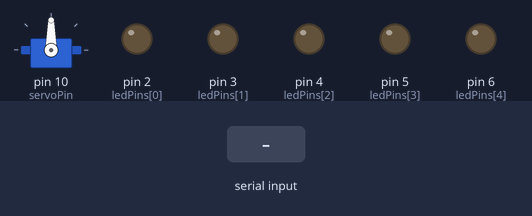
Bench run of a sketch on a simulated Arduino Uno, built with avr-gcc and run on an emulated ATmega328P. Shown: servo, output pins drawn as LEDs (lit = HIGH). Dashed ring = blinking. The test bench sets the inputs (shaded band). What the sketch prints to the serial monitor is not drawn.

Above: at 1.2 s.
1.3 s: "on\n" received over Serial
At 1.55 s:
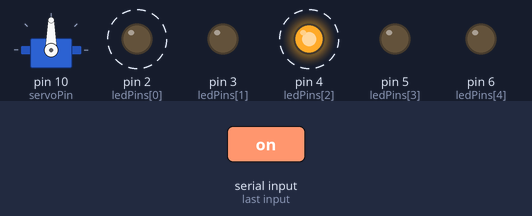
At 2.17 s:
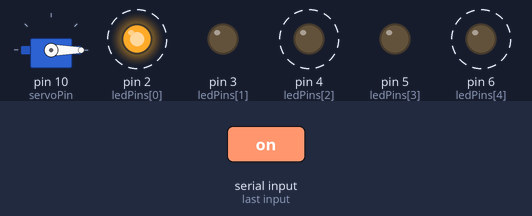
7.3 s: "on\n" received over Serial
At 7.75 s:
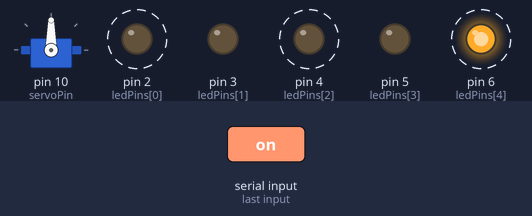
Timing chart, 0 to 14.5 s (numbered marks = the images above; inputs shaded):
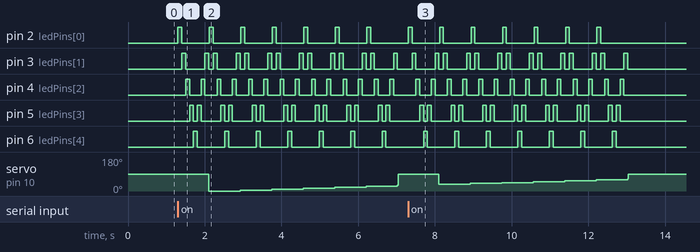

Measured:
- after the input at 1.3 s, pin 2 (ledPins[0]): alternates HIGH for 0.10 s and LOW for 0.72 s, starting at once; pin 3 (ledPins[1]): LOW → HIGH after 0.10 s, then repeats every 0.82 s: LOW 0.50 s, HIGH 0.10 s, LOW 0.12 s, HIGH 0.10 s
- after the input at 7.3 s, pin 2 (ledPins[0]): alternates HIGH for 0.10 s and LOW for 0.72 s, 14 changes in all, then stays LOW, starting at once; pin 3 (ledPins[1]): LOW → HIGH after 0.10 s, then repeats every 0.82 s: LOW 0.50 s, HIGH 0.10 s, LOW 0.12 s, HIGH 0.10 s, until it stays LOW from 13.0 s

The sketch:

Alert.ino
```cpp
#include <Servo.h>

const int ledPins[] = {2, 3, 4, 5, 6};
const int ledCount = sizeof(ledPins) / sizeof(ledPins[0]);
const int delayTime = 100;

const int servoPin = 10;
Servo myServo;

bool efeitoAtivo = false;
unsigned long inicioEfeito = 0;

void setup() {
  Serial.begin(9600);

  // LEDs
  for (int i = 0; i < ledCount; i++) {
    pinMode(ledPins[i], OUTPUT);
    digitalWrite(ledPins[i], LOW);
  }

  // Servo
  myServo.attach(servoPin);
  myServo.write(90); // posição inicial

  Serial.println("Pronto para comandos.");
}

void loop() {
  // Verifica comandos pela Serial
  if (Serial.available() > 0) {
    String comando = Serial.readStringUntil('\n');
    comando.trim();

    if (comando == "on") {
      efeitoAtivo = true;
      inicioEfeito = millis();
    }
  }

  if (efeitoAtivo) {
    // Roda efeitos
    knightRiderEffect();
    moveServo();

    // Verifica se passaram 5 segundos
    if (millis() - inicioEfeito >= 5000) {
      pararEfeitos();
      efeitoAtivo = false;
    }
  }
}

// ----------- Efeitos ------------

void knightRiderEffect() {
  for (int i = 0; i < ledCount; i++) {
    turnOnLed(i);
  }
  for (int i = ledCount - 2; i > 0; i--) {
    turnOnLed(i);
  }
}

void turnOnLed(int index) {
  digitalWrite(ledPins[index], HIGH);
  delay(delayTime);
  digitalWrite(ledPins[index], LOW);
}

void moveServo() {
  static int angle = 0;
  static int step = 5;

  myServo.write(angle);
  angle += step;

  if (angle >= 180 || angle <= 0) {
    step = -step;
  }

  delay(20);
}

void pararEfeitos() {
  // Desliga todos os LEDs
  for (int i = 0; i < ledCount; i++) {
    digitalWrite(ledPins[i], LOW);
  }

  // Volta servo à posição neutra
  myServo.write(90);
}
```
